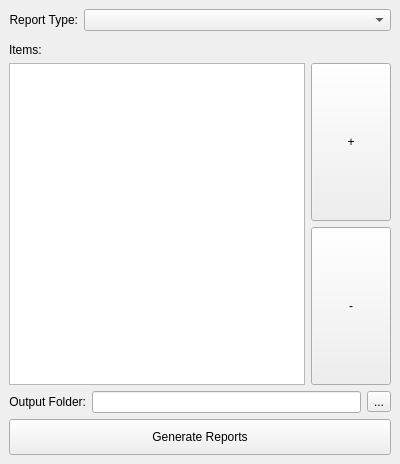
<?xml version="1.0" encoding="UTF-8"?>
<ui version="4.0">
 <class>GenerateReports</class>
 <widget class="QDockWidget" name="GenerateReports">
  <property name="geometry">
   <rect>
    <x>0</x>
    <y>0</y>
    <width>400</width>
    <height>464</height>
   </rect>
  </property>
  <property name="windowTitle">
   <string>Generate Reports</string>
  </property>
  <widget class="QWidget" name="dockWidgetContents">
   <layout class="QVBoxLayout" name="verticalLayout_4">
    <item>
     <layout class="QVBoxLayout" name="main_layout">
      <item>
       <layout class="QHBoxLayout" name="report_type_layout">
        <item>
         <widget class="QLabel" name="label_report_type">
          <property name="sizePolicy">
           <sizepolicy hsizetype="Maximum" vsizetype="Preferred">
            <horstretch>0</horstretch>
            <verstretch>0</verstretch>
           </sizepolicy>
          </property>
          <property name="text">
           <string>Report Type:</string>
          </property>
          <property name="alignment">
           <set>Qt::AlignRight|Qt::AlignTrailing|Qt::AlignVCenter</set>
          </property>
         </widget>
        </item>
        <item>
         <widget class="QComboBox" name="combo_report_type"/>
        </item>
       </layout>
      </item>
      <item>
       <widget class="QWidget" name="report_properties_container" native="true">
        <property name="sizePolicy">
         <sizepolicy hsizetype="Preferred" vsizetype="Maximum">
          <horstretch>0</horstretch>
          <verstretch>0</verstretch>
         </sizepolicy>
        </property>
       </widget>
      </item>
      <item>
       <layout class="QVBoxLayout" name="items_layout">
        <item>
         <widget class="QLabel" name="label_items">
          <property name="text">
           <string>Items:</string>
          </property>
         </widget>
        </item>
        <item>
         <layout class="QHBoxLayout" name="horizontalLayout_3">
          <item>
           <widget class="QListWidget" name="items_view">
            <property name="selectionMode">
             <enum>QAbstractItemView::ExtendedSelection</enum>
            </property>
           </widget>
          </item>
          <item>
           <layout class="QVBoxLayout" name="verticalLayout_2">
            <item>
             <widget class="QPushButton" name="button_add_items">
              <property name="sizePolicy">
               <sizepolicy hsizetype="Fixed" vsizetype="Expanding">
                <horstretch>0</horstretch>
                <verstretch>0</verstretch>
               </sizepolicy>
              </property>
              <property name="text">
               <string>+</string>
              </property>
             </widget>
            </item>
            <item>
             <widget class="QPushButton" name="button_remove_items">
              <property name="sizePolicy">
               <sizepolicy hsizetype="Fixed" vsizetype="Expanding">
                <horstretch>0</horstretch>
                <verstretch>0</verstretch>
               </sizepolicy>
              </property>
              <property name="text">
               <string>-</string>
              </property>
             </widget>
            </item>
           </layout>
          </item>
         </layout>
        </item>
       </layout>
      </item>
      <item>
       <layout class="QHBoxLayout" name="output_folder_layout">
        <item>
         <widget class="QLabel" name="label_output_folder">
          <property name="sizePolicy">
           <sizepolicy hsizetype="Maximum" vsizetype="Preferred">
            <horstretch>0</horstretch>
            <verstretch>0</verstretch>
           </sizepolicy>
          </property>
          <property name="text">
           <string>Output Folder:</string>
          </property>
          <property name="alignment">
           <set>Qt::AlignRight|Qt::AlignTrailing|Qt::AlignVCenter</set>
          </property>
         </widget>
        </item>
        <item>
         <widget class="QLineEdit" name="entry_folder_path">
          <property name="readOnly">
           <bool>true</bool>
          </property>
         </widget>
        </item>
        <item>
         <widget class="QToolButton" name="button_open_folder">
          <property name="text">
           <string>...</string>
          </property>
         </widget>
        </item>
       </layout>
      </item>
      <item>
       <widget class="QPushButton" name="button_generate_reports">
        <property name="minimumSize">
         <size>
          <width>0</width>
          <height>36</height>
         </size>
        </property>
        <property name="text">
         <string>Generate Reports</string>
        </property>
       </widget>
      </item>
     </layout>
    </item>
   </layout>
  </widget>
 </widget>
 <layoutdefault spacing="6" margin="9"/>
 <resources/>
 <connections/>
</ui>
